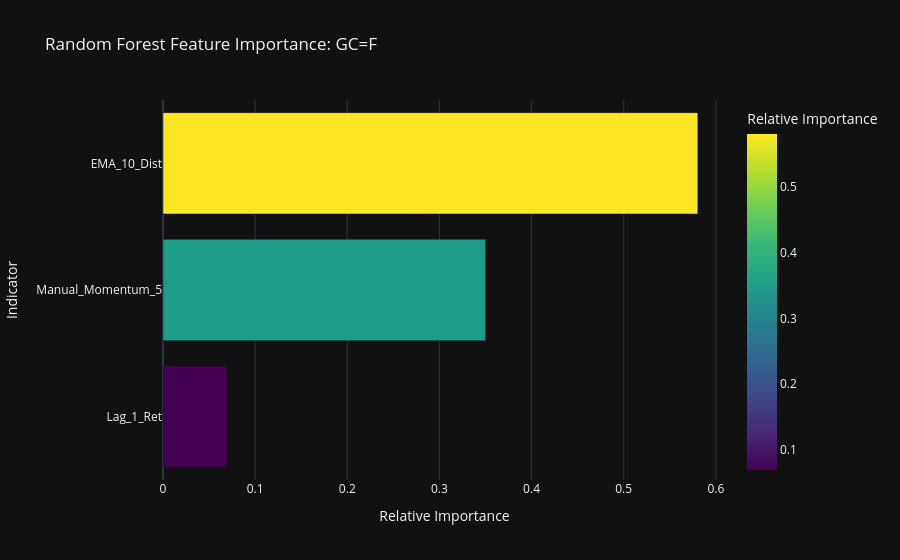

Notebook source saved alongside this figure:
### Markdown cell above
#### 6.2 Linear Regression and Random Forest

Linear and ensemble learners are implemented for comparison. Linear Regression estimates feature-to-price relationships through least-squares optimization, while Random Forest captures non-linear interactions via decision tree ensembles. Feature importance analysis identifies dominant predictive signals.

### Code cell
# Prepare features and targets
data_ml['Target_Return'] = data_ml['Close'].pct_change()
data_ml['Lag_1_Ret'] = data_ml['Lag_1'].pct_change()
data_ml['EMA_10_Dist'] = (data_ml['Close'] - data_ml['EMA_10']) / data_ml['EMA_10']

# Features for each model
features_lr = [col for col in data_ml.columns if col not in ['Close', 'Target', 'Target_Return', 'Lag_1_Ret', 'EMA_10_Dist']]
features_rf = ['Lag_1_Ret', 'EMA_10_Dist', 'Manual_Momentum_5']

# Cleanup
data_ml = data_ml.dropna()

# Chronological split
split_idx = int(len(data_ml) * 0.8)
train_df = data_ml.iloc[:split_idx]
test_df = data_ml.iloc[split_idx:]

# Linear regression using original raw price logic
X_train_lr, X_test_lr = train_df[features_lr], test_df[features_lr]
y_train_price, y_test_price = train_df['Close'], test_df['Close']

lr_model = LinearRegression()
lr_model.fit(X_train_lr, y_train_price)
lr_price_preds = lr_model.predict(X_test_lr)

# Random forest using stationary returns logic
X_train_rf, X_test_rf = train_df[features_rf], test_df[features_rf]
y_train_ret = train_df['Target_Return']

rf_model = RandomForestRegressor(n_estimators=200, max_depth=8, random_state=42)
rf_model.fit(X_train_rf, y_train_ret)
rf_ret_preds = rf_model.predict(X_test_rf)

# Convert random forest predicted returns back into actual price levels
last_train_price = y_train_price.iloc[-1]
rf_price_preds = last_train_price * (1 + rf_ret_preds).cumprod()

# Performance metrics
def calculate_metrics(actual, pred):
    rmse = np.sqrt(mean_squared_error(actual, pred))
    mae = mean_absolute_error(actual, pred)
    mape = np.mean(np.abs((actual - pred) / actual)) * 100
    return rmse, mae, mape

lr_rmse, lr_mae, lr_mape = calculate_metrics(y_test_price, lr_price_preds)
rf_rmse, rf_mae, rf_mape = calculate_metrics(y_test_price, rf_price_preds)

print(f"Linear Regression - RMSE: {lr_rmse:.4f} | MAE: {lr_mae:.4f} | MAPE: {lr_mape:.2f}%")
print(f"Random Forest - RMSE: {rf_rmse:.4f} | MAE: {rf_mae:.4f} | MAPE: {rf_mape:.2f}%")

# Save and store
save_model(lr_model, ticker, 'LinearRegression')
save_model(rf_model, ticker, 'RandomForest')

results_list.append({'Model': 'Linear Regression', 'RMSE': lr_rmse, 'MAE': lr_mae, 'MAPE': lr_mape})
results_list.append({'Model': 'Random Forest', 'RMSE': rf_rmse, 'MAE': rf_mae, 'MAPE': rf_mape})

# Feature importance visualization with plotly
fi_df = pd.DataFrame({
    'Feature': features_rf,
    'Importance': rf_model.feature_importances_
}).sort_values('Importance', ascending=True)

fig = px.bar(
    fi_df, 
    x='Importance', 
    y='Feature', 
    orientation='h',
    title=f'Random Forest Feature Importance: {ticker}',
    labels={'Importance': 'Relative Importance', 'Feature': 'Indicator'},
    template='plotly_dark',
    color='Importance',
    color_continuous_scale='Viridis'
)

fig.update_layout(showlegend=False)
fig.show()

### Figure 1 — Plotly figure (JSON) as saved in the notebook; plotly's stock layout.template omitted (floating-point values rounded to 4 significant figures)
{"data": [{"hovertemplate": "Relative Importance=%{marker.color}<br>Indicator=%{y}<extra></extra>", "legendgroup": "", "marker": {"color": [0.06936, 0.3502, 0.5805], "coloraxis": "coloraxis", "pattern": {"shape": ""}}, "name": "", "orientation": "h", "showlegend": false, "textposition": "auto", "type": "bar", "x": [0.06936, 0.3502, 0.5805], "xaxis": "x", "y": ["Lag_1_Ret", "Manual_Momentum_5", "EMA_10_Dist"], "yaxis": "y"}], "layout": {"barmode": "relative", "coloraxis": {"colorbar": {"title": {"text": "Relative Importance"}}, "colorscale": [[0, "#440154"], [0.1111, "#482878"], [0.2222, "#3e4989"], [0.3333, "#31688e"], [0.4444, "#26828e"], [0.5556, "#1f9e89"], [0.6667, "#35b779"], [0.7778, "#6ece58"], [0.8889, "#b5de2b"], [1, "#fde725"]]}, "legend": {"tracegroupgap": 0}, "showlegend": false, "title": {"text": "Random Forest Feature Importance: GC=F"}, "xaxis": {"anchor": "y", "domain": [0, 1], "title": {"text": "Relative Importance"}}, "yaxis": {"anchor": "x", "domain": [0, 1], "title": {"text": "Indicator"}}}}
